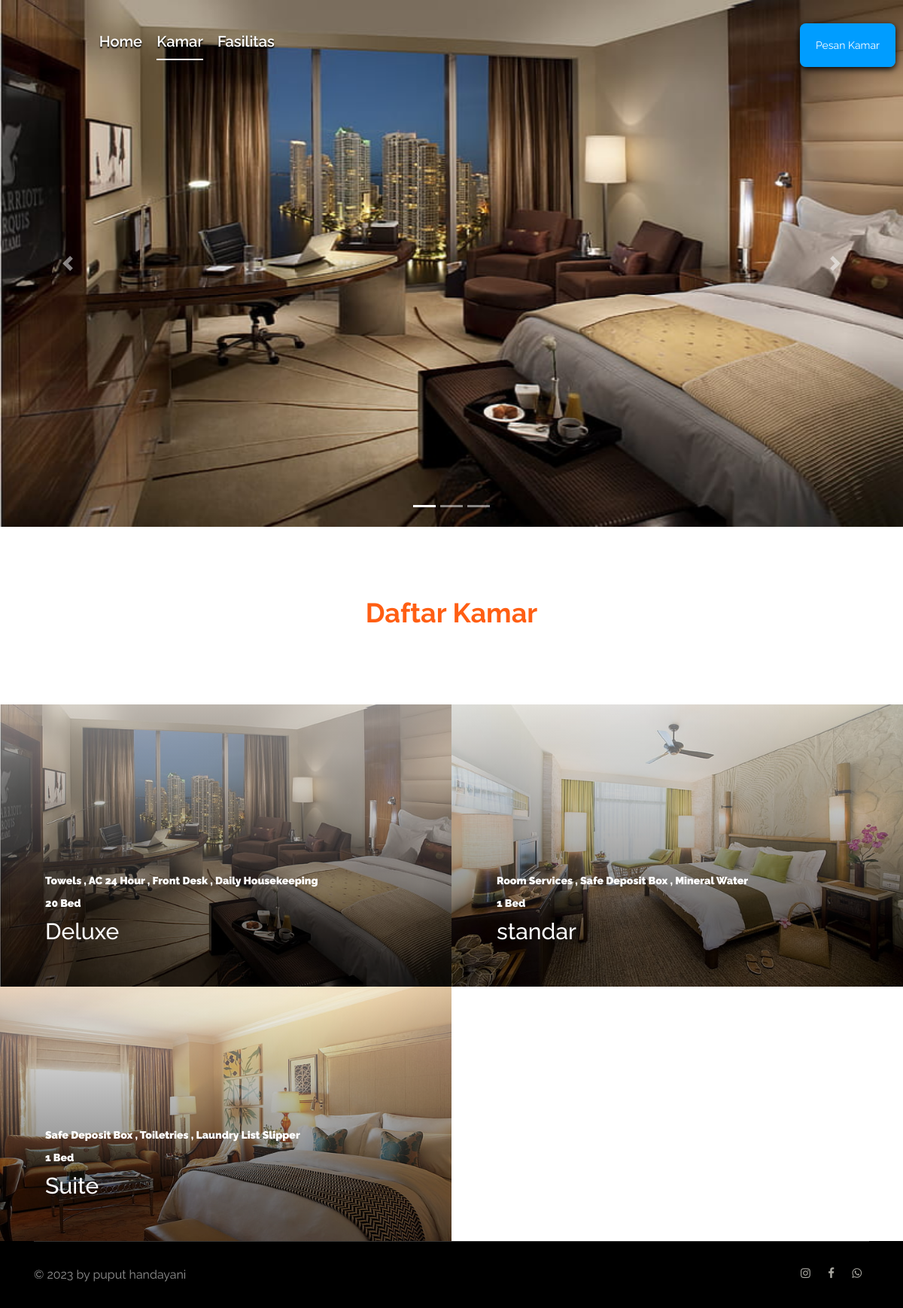
Page /kamar.php on the committed database.
### tables this page shows
CREATE TABLE `kamar` (
  `id_kamar` int(5) NOT NULL,
  `nama_kamar` varchar(10) NOT NULL,
  `fasilitas_kamar` text NOT NULL,
  `jumlah_kasur` int(3) NOT NULL,
  `gambar_kamar` varchar(60) NOT NULL
);

### kamar.php (the view, shortened to what this page needs)
<!doctype html>
<html class="no-js" lang="zxx">
<head>
    <link rel="stylesheet" href="template1/css/bootstrap.min.css">
    <link rel="stylesheet" href="template1/css/owl.carousel.min.css">
    <link rel="stylesheet" href="template1/css/magnific-popup.css">
    <link rel="stylesheet" href="template1/css/font-awesome.min.css">
    <link rel="stylesheet" href="template1/css/themify-icons.css">
    <link rel="stylesheet" href="template1/css/nice-select.css">
    <link rel="stylesheet" href="template1/css/flaticon.css">
    <link rel="stylesheet" href="template1/css/gijgo.css">
    <link rel="stylesheet" href="template1/css/animate.css">
    <link rel="stylesheet" href="template1/css/slicknav.css">
    <link rel="stylesheet" href="template1/css/style.css">
</head>
<body>
    <header>
        <div class="header-area ">
            <div id="sticky-header bg-primary" class="main-header-area">
                <div class="container-fluid p-0">
                    <div class="row align-items-center no-gutters">
                        <div class="col-xl-5 col-lg-6">
                            <div class="main-menu  d-none d-lg-block">
                                <nav>
                                    <ul id="navigation">
                                        <ul id="navigation">
                                        <li><a href="index.php" style="font-size: 20px; text-shadow: 0px 2px 2px black; rgb(10,4,2,3.10)">home</a></li>
                                        <li><a class="active" href="kamar.php" style="font-size: 20px; text-shadow: 0px 2px 2px black; rgb(10,4,2,3.10)">kamar</a></li>
                                        <li><a href="fasilitas.php" style="font-size: 20px; text-shadow: 0px 2px 2px black; rgb(10,4,2,3.10)">fasilitas</a></li>
                                    </ul>
                                </nav>
                            </div>
                        </div>
                        <div class="col-xl-5 col-lg-4 d-none d-lg-block">
                            <div class="book_room">
                                <div class="book_btn d-none d-lg-block">
                                    <a class="popup-with-form" href="#test-form" style="border-radius: 8px; padding: 20px; box-shadow: 0 3px 8px 0 rgba(2,1,2,3.3)">Pesan Kamar</a>
                                </div>
                            </div>
                        </div>
                    </div>
                </div>
            </div>
        </div>
    </header>
    <div id="carouselExampleAutoplaying" class="carousel slide" data-ride="carousel">
                    <ol class="carousel-indicators">
                      <li data-target="#carouselExampleIndicators" data-slide-to="0" class="active"></li>
                      <li data-target="#carouselExampleIndicators" data-slide-to="1"></li>
                      <li data-target="#carouselExampleIndicators" data-slide-to="2"></li>
                    </ol>
                    <div class="carousel-inner">
                      <div class="carousel-item active">
                        <img class="d-block w-100" src="img/kamar/kamar4.jpg" alt="First slide" width="1000" height="700">
                      </div>
                      </div>
                    <a class="carousel-control-prev" href="#carouselExampleAutoplaying" role="button" data-slide="prev">
                    <span class="carousel-control-prev-icon" aria-hidden="true"></span>
                </a>
                <a class="carousel-control-next" href="#carouselExampleAutoplaying" role="button" data-slide="next">
                    <span class="carousel-control-next-icon" aria-hidden="true"></span>
                </a>
                </div>
    <div class="features_room">
        <div class="container">
            <div class="row">
                <div class="col-xl-12">
                    <div class="section_title text-center mb-100">
                        <span><h1><b>Daftar Kamar<b></h1></span>
                    </div>
                </div>
            </div>
        </div>
        <div class="rooms_here">
            <?php
                include('koneksi.php');
                $query = mysqli_query($koneksi,"SELECT * FROM kamar");
                while($row = mysqli_fetch_array($query)){
                ?>
            <div class="single_rooms">
                <div class="room_thumb">
                    <img src="img/<?php echo $row["gambar_kamar"]; ?>" alt="">
                    <div class="room_heading d-flex justify-content-between align-items-center">
                        <div class="room_heading_inner">
                            <span><?php echo $row ['fasilitas_kamar'] ?></span>
                            <span><?php echo $row ['jumlah_kasur'] ?> Bed</span>
                            <h3><?php echo $row ['nama_kamar'] ?></h3>
                        </div>
                    </div>
                </div>
            </div>
            <?php } ?>
        </div>
    </div>
    <footer class="footer" >
        <div class="copy-right_text">
            <div class="container">
                <div class="footer_border"></div>
                <div class="row">
                    <div class="col-xl-8 col-md-7 col-lg-9">
                        <p class="copy_right">
                                </script>© 2023 by puput handayani</a>
                        </p>
                    </div>
                    <div class="col-xl-4 col-md-5 col-lg-3">
                        <div class="socail_links">
                            <ul>
                                <li>
                                <a href="https://instagram.com/puputndyhii/">
                                <i class="fa fa-instagram"></i>
                                <a href="https://facebook.com/puput hndyni/">
                                <i class="fa fa-facebook"></i>
                                <a href="https://whatsapp.com/081387272981/">
                                <i class="fa fa-whatsapp"></i>
                                    </a>
                                </li>
                            </ul>
                        </div>
                    </div>
                </div>
            </div>
        </div>
    </footer>
</body>
</html>

### rows in the picture
kamar: gambar_kamar (picture), fasilitas_kamar "Towels , AC 24 Hour , Front Desk , Daily Housekeeping", jumlah_kasur "20", nama_kamar "Deluxe"
kamar: gambar_kamar (picture), fasilitas_kamar "Room Services , Safe Deposit Box , Mineral Water", jumlah_kasur "1", nama_kamar "standar"
kamar: gambar_kamar (picture), fasilitas_kamar "Safe Deposit Box , Toiletries , Laundry List Slipper", jumlah_kasur "1", nama_kamar "Suite"
